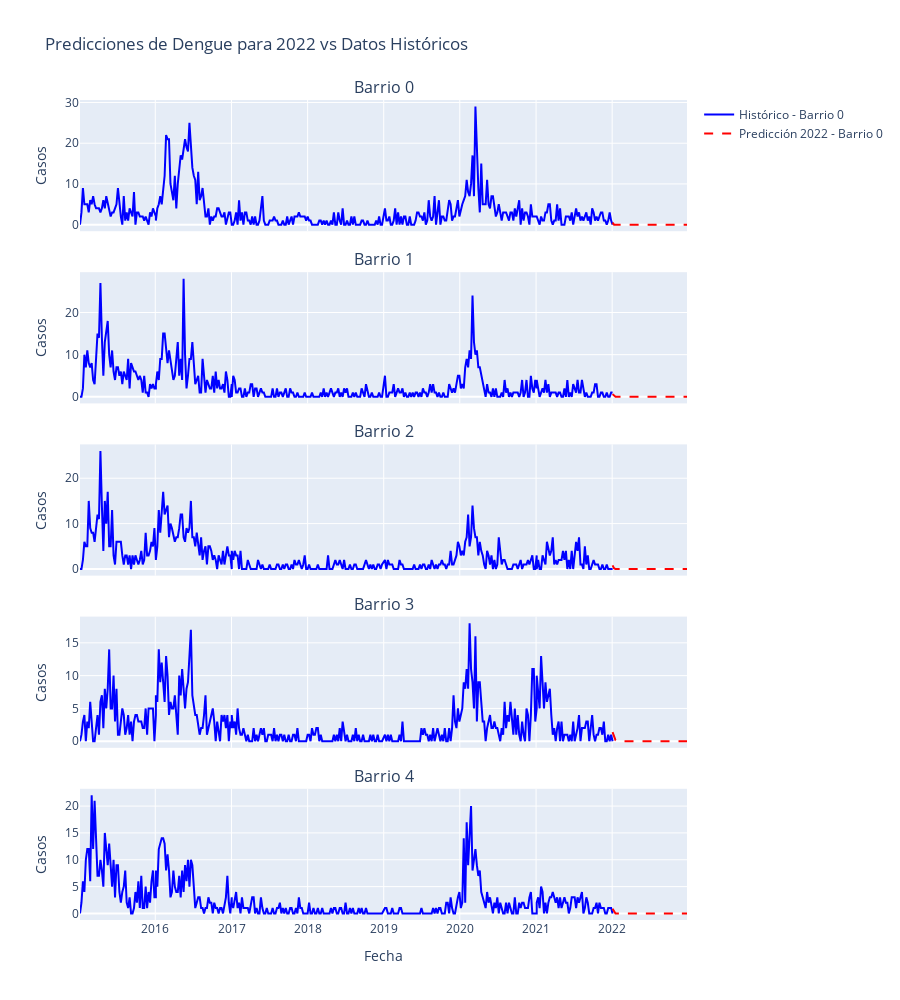
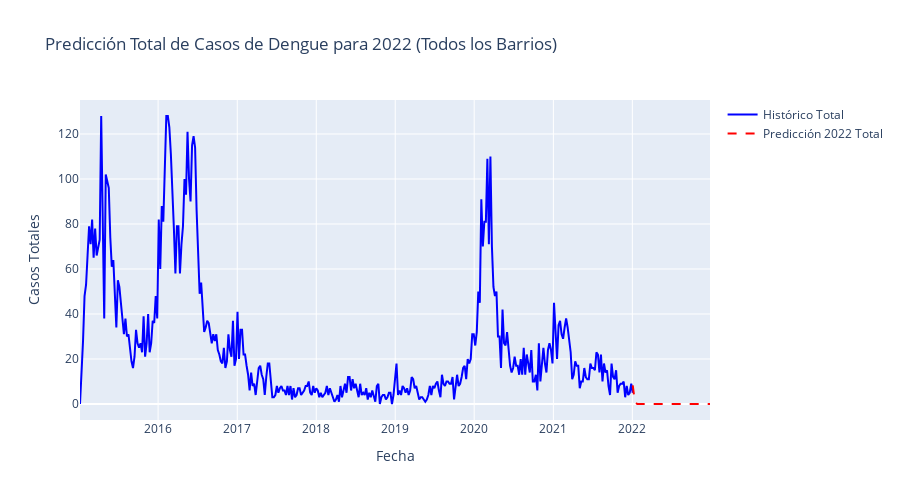

Notebook source saved alongside these figures, in order:
### Code cell
# Visualizar predicciones para algunos barrios
barrios_visualizar = predictions_df['id_bar'].unique()[:5]

fig = make_subplots(
    rows=len(barrios_visualizar), 
    cols=1,
    subplot_titles=[f'Barrio {b}' for b in barrios_visualizar],
    shared_xaxes=True,
    vertical_spacing=0.05
)

for i, barrio in enumerate(barrios_visualizar):
    # Datos históricos
    hist_data = df_train[df_train['id_bar'] == barrio].sort_values('fecha')
    
    # Predicciones 2022
    pred_data = predictions_df[predictions_df['id_bar'] == barrio].sort_values('semana')
    pred_data['fecha'] = pd.date_range(start='2022-01-03', periods=52, freq='W-MON')
    
    # Agregar trazas
    fig.add_trace(
        go.Scatter(
            x=hist_data['fecha'],
            y=hist_data['dengue'],
            mode='lines',
            name=f'Histórico - Barrio {barrio}',
            line=dict(color='blue'),
            showlegend=(i == 0)
        ),
        row=i+1, col=1
    )
    
    fig.add_trace(
        go.Scatter(
            x=pred_data['fecha'],
            y=pred_data['dengue'],
            mode='lines',
            name=f'Predicción 2022 - Barrio {barrio}',
            line=dict(color='red', dash='dash'),
            showlegend=(i == 0)
        ),
        row=i+1, col=1
    )

fig.update_layout(
    height=200*len(barrios_visualizar),
    title_text="Predicciones de Dengue para 2022 vs Datos Históricos",
    showlegend=True
)
fig.update_xaxes(title_text="Fecha", row=len(barrios_visualizar), col=1)
fig.update_yaxes(title_text="Casos")

fig.show()

# Visualización agregada
pred_aggregated = predictions_df.groupby('semana')['dengue'].sum().reset_index()
pred_aggregated['fecha'] = pd.date_range(start='2022-01-03', periods=52, freq='W-MON')

hist_aggregated = df_train.groupby('fecha')['dengue'].sum().reset_index()

fig = go.Figure()

# Histórico
fig.add_trace(go.Scatter(
    x=hist_aggregated['fecha'],
    y=hist_aggregated['dengue'],
    mode='lines',
    name='Histórico Total',
    line=dict(color='blue', width=2)
))

# Predicción
fig.add_trace(go.Scatter(
    x=pred_aggregated['fecha'],
    y=pred_aggregated['dengue'],
    mode='lines',
    name='Predicción 2022 Total',
    line=dict(color='red', width=2, dash='dash')
))

fig.update_layout(
    title='Predicción Total de Casos de Dengue para 2022 (Todos los Barrios)',
    xaxis_title='Fecha',
    yaxis_title='Casos Totales',
    hovermode='x unified',
    height=500
)
fig.show()

print("\n¡Proceso completado exitosamente!")
print(f"Se generaron {len(submission_df)} predicciones para el archivo de sumisión.")
